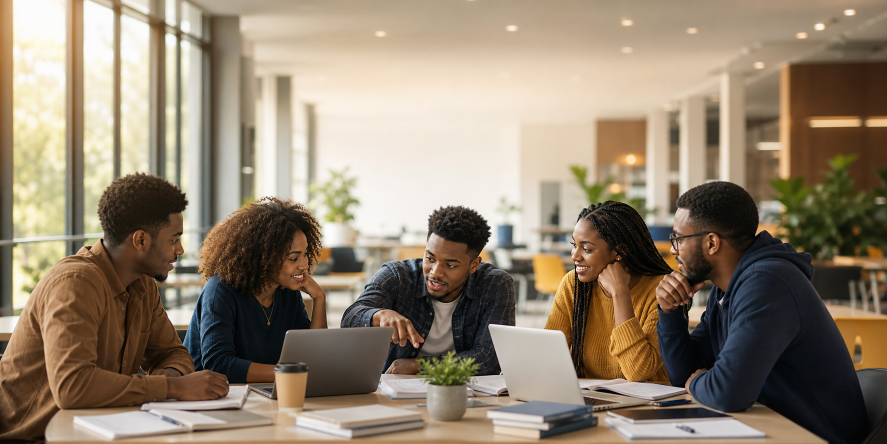
#> input picture ASSETS/images/hero.jpg, 1774 x 887 px (shown at 1/2 size)
$ python create-branded-hero.py
#> lines starting #> are read from the running program, lines starting #| are printed output that depends on the picture; after the words box and inside, x2 and y2 are one past the last pixel; in counts of white or black regions, pixels touching at a corner belong together; pictures that were not available may be replaced by others from this repository, and a replacement may not be noted
from pathlib import Path
from PIL import Image, ImageFilter, ImageOps

ROOT = Path(__file__).resolve().parents[1]
hero_path = ROOT / "ASSETS" / "images" / "hero.jpg"
logo_path = ROOT / "ASSETS" / "logo" / "logo.png"
out_path = ROOT / "ASSETS" / "images" / "hero-ae-connect-branded.jpg"

hero = Image.open(hero_path).convert("RGBA")
logo = Image.open(logo_path).convert("RGBA")
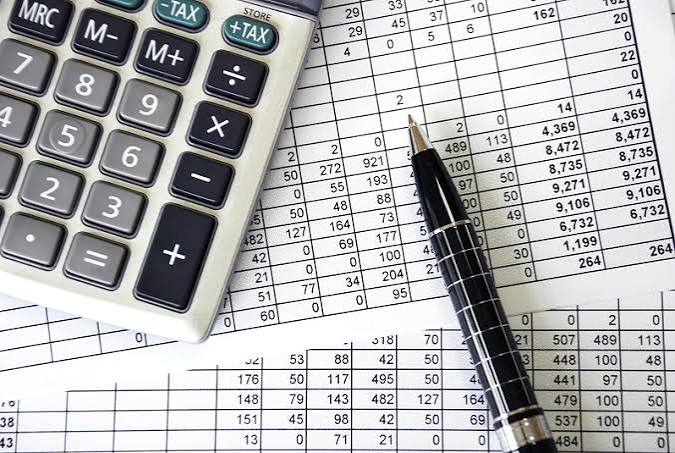
#> input picture ASSETS/images/accounting.jpg, 675 x 453 px, given in place of logo.png, which was not available

# Remove the logo's white box so it looks like a real wall sign.
pixels = logo.getdata()
transparent = []
for r, g, b, a in pixels:
    if r > 235 and g > 235 and b > 235:
        transparent.append((255, 255, 255, 0))
    else:
        transparent.append((r, g, b, a))
#> this loop made 305775 passes
#> (r, g, b) on passes 1 to 3: (101, 99, 100), (158, 156, 157), (172, 171, 169)
#> after the loop, transparent = 305775 items
logo.putdata(transparent)

hero_w, hero_h = hero.size
#> hero_w = 1774; hero_h = 887
logo_w = int(hero_w * 0.16)
#> logo_w = 283
logo_h = int(logo_w * logo.height / logo.width)
#> logo_h = 189
logo = logo.resize((logo_w, logo_h), Image.Resampling.LANCZOS)
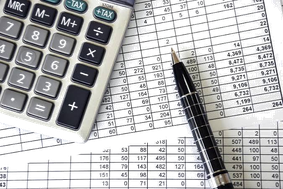
#> logo: PIL image 283x189 RGBA; mean R, G, B, A 130.5, 130.7, 132, 159.6; transparent parts drawn white

sign_pad = int(logo_w * 0.12)
#> sign_pad = 33
sign_w = logo_w + sign_pad * 2
#> sign_w = 349
sign_h = logo_h + sign_pad * 2
#> sign_h = 255

sign = Image.new("RGBA", (sign_w, sign_h), (255, 248, 238, 196))
mask = Image.new("L", (sign_w, sign_h), 0)
#> mask: PIL image 349x255 L; every value is 0
mask_draw = Image.new("RGBA", (sign_w, sign_h), (255, 255, 255, 0))

# Rounded background without requiring ImageDraw rounded_rectangle fallback.
from PIL import ImageDraw
draw = ImageDraw.Draw(mask)
draw.rounded_rectangle((0, 0, sign_w - 1, sign_h - 1), radius=28, fill=255)
sign.putalpha(mask)
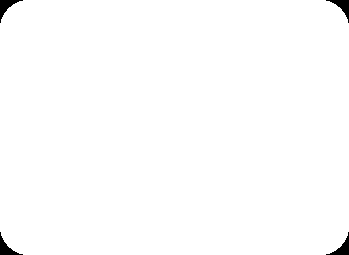
#> mask: PIL image 349x255 L; 99.2% white; 4 black regions, box (x1, y1, x2, y2) and area: (0, 0, 23, 23) 174, (326, 0, 349, 23) 174, (0, 232, 23, 255) 174, (326, 232, 349, 255) 174

shadow = Image.new("RGBA", (sign_w + 60, sign_h + 60), (0, 0, 0, 0))
#> shadow: PIL image 409x315 RGBA; every value is 0
shadow_mask = Image.new("L", (sign_w, sign_h), 0)
shadow_draw = ImageDraw.Draw(shadow_mask)
shadow_draw.rounded_rectangle((0, 0, sign_w - 1, sign_h - 1), radius=28, fill=155)
shadow.paste((7, 27, 51, 95), (30, 30), shadow_mask)
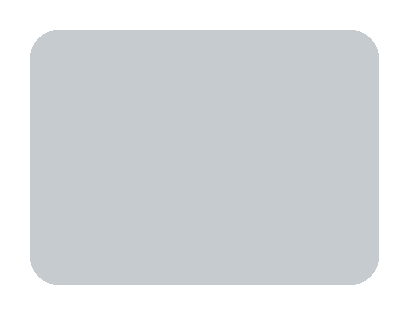
#> shadow: PIL image 409x315 RGBA; mean R, G, B, A 4.8, 18.5, 35, 39.8; transparent parts drawn white
shadow = shadow.filter(ImageFilter.GaussianBlur(18))
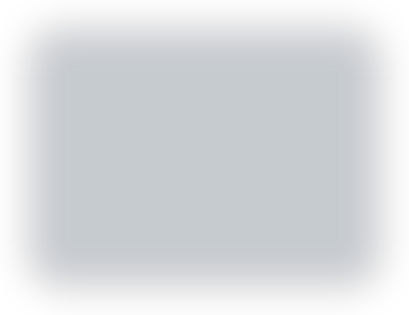
#> shadow: PIL image 409x315 RGBA; mean R, G, B, A 4.8, 18.5, 34.9, 39.7; transparent parts drawn white

sign.paste(logo, (sign_pad, sign_pad), logo)
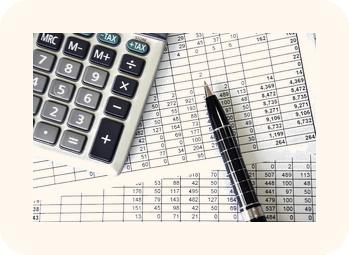
#> sign: PIL image 349x255 RGBA; mean R, G, B, A 212.5, 208.2, 202.4, 243.4; transparent parts drawn white

# Place the sign on the bright wall behind the students, high enough to read as background branding.
x = int(hero_w * 0.42)
#> x = 745
y = int(hero_h * 0.035)
#> y = 31
hero.alpha_composite(shadow, (x - 30, y - 30))
hero.alpha_composite(sign, (x, y))
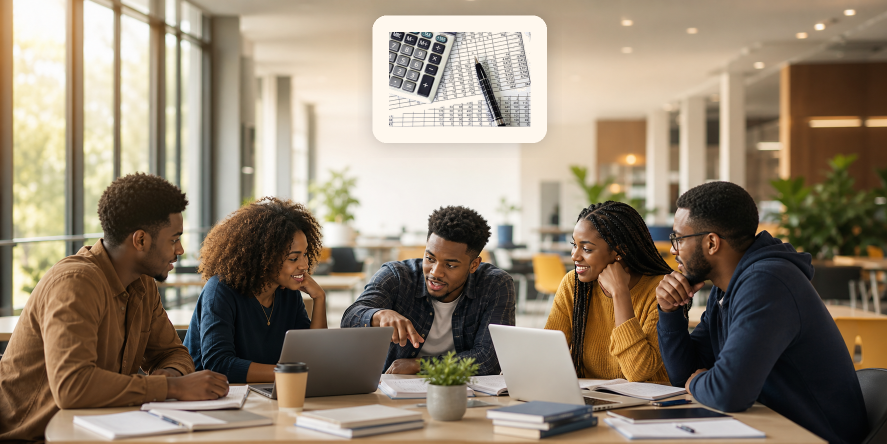
#> hero: PIL image 1774x887 RGBA (shown at 1/2 size); mean R, G, B, A 144.7, 130.5, 111.9, 255

# Add a subtle warm wall reflection so the sign blends into the existing scene.
overlay = Image.new("RGBA", hero.size, (255, 214, 160, 0))
overlay_draw = ImageDraw.Draw(overlay)
overlay_draw.ellipse(
    (x - 80, y - 60, x + sign_w + 120, y + sign_h + 120),
    fill=(255, 214, 160, 22),
)
hero = Image.alpha_composite(hero, overlay)

hero.convert("RGB").save(out_path, quality=94, optimize=True)
print(out_path)
